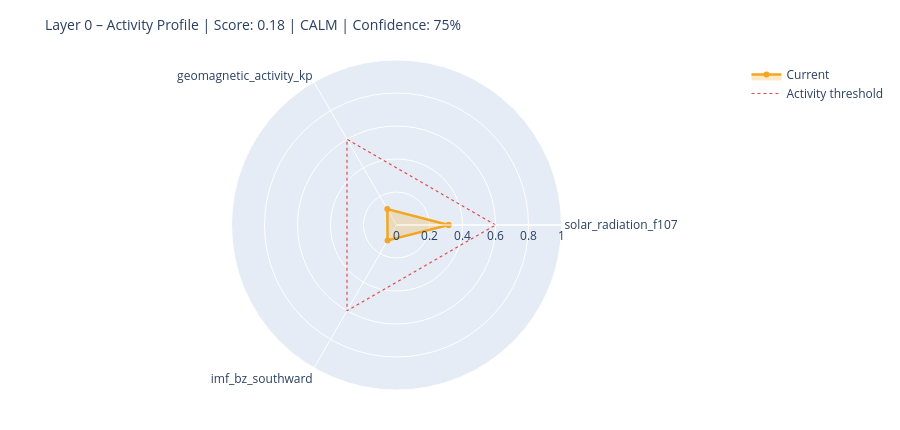

The cell this chart's notebook holds for it:
### Markdown cell above
---
## 6. State Assessment & Handoff to Layer 1

### Code cell
# ============================================================
# STEP 1 – Collect raw values with source modes
# Mode: 'primary' | 'fallback_3h' | 'last_valid' | 'missing'
# ============================================================

def safe_last(df, col):
    if df is None or col not in df.columns: return None
    s = df[col].dropna()
    return float(s.iloc[-1]) if not s.empty else None

f107_now = safe_last(df_f107, 'f10.7')
bz_now   = safe_last(df_mag,  'bz_gsm')
kp_now   = safe_last(df_kp,   'kp')
sw_now   = safe_last(df_sw,   'speed')

source_modes = {
    'F10.7':    'primary'  if f107_now is not None else 'missing',
    'Kp':       'primary'  if kp_now   is not None else 'missing',
    'IMF_Bz':   'primary'  if bz_now   is not None else 'missing',
    'SW_speed': 'primary'  if sw_now   is not None else 'missing',
}

# Kp Fallback – 3h endpoint
if kp_now is None:
    try:
        r = requests.get(
            'https://services.swpc.noaa.gov/json/noaa-planetary-k-index.json',
            timeout=10)
        r.raise_for_status()
        fb = pd.DataFrame(r.json())
        tc = next((c for c in fb.columns if 'time' in c.lower()), fb.columns[0])
        kc = next((c for c in fb.columns if 'kp' in c.lower() and c != tc), None)
        if kc:
            fb[kc] = fb[kc].astype(str).str.extract(r'([0-9]+(?:\.[0-9]*)?)')[0]
            fb[kc] = pd.to_numeric(fb[kc], errors='coerce')
            fb = fb[fb[kc] >= 0].dropna(subset=[kc])
            if not fb.empty:
                kp_now = float(fb[kc].iloc[-1])
                source_modes['Kp'] = 'fallback_3h'
                print(f'  Kp fallback (3h): {kp_now:.1f}')
    except Exception as e:
        print(f'  Kp fallback failed: {e}')

# Solar Wind Fallback – last valid value
if sw_now is None and df_sw is not None and 'speed' in df_sw.columns:
    s = df_sw['speed'].dropna()
    if not s.empty:
        sw_now = float(s.iloc[-1])
        source_modes['SW_speed'] = 'last_valid'
        print(f'  SW fallback (last_valid): {sw_now:.0f} km/s')

print()
print('Source modes:', source_modes)

# ============================================================
# STEP 2 – Score from available components only
# ============================================================

def norm(v, lo, hi):
    if v is None: return None
    return max(0.0, min(1.0, (v - lo) / (hi - lo)))

COMPONENTS = {
    'solar_radiation_f107':    (f107_now, norm(f107_now, 60, 250)),
    'geomagnetic_activity_kp': (kp_now,   norm(kp_now,   0,   9)),
    'imf_bz_southward':        (bz_now,   norm(-(bz_now or 0) if bz_now else None, -5, 30)
                                           if bz_now is not None else None),
    'solar_wind_speed':        (sw_now,   norm(sw_now, 300, 800)),
}

available   = {k: v[1] for k, v in COMPONENTS.items() if v[1] is not None}
unavailable = [k for k, v in COMPONENTS.items() if v[1] is None]

layer0_score = round(sum(available.values()) / len(available), 4) if available else None
confidence   = round(len(available) / len(COMPONENTS), 2)

level = ('unknown'  if layer0_score is None
         else 'calm'     if layer0_score < 0.3
         else 'moderate' if layer0_score < 0.6
         else 'active')

# ============================================================
# STEP 3 – Dominant Driver
# ============================================================

def dominant_driver(kp, f107, bz, sw):
    candidates = []
    if kp   is not None and kp   >= 4:   candidates.append(('geomagnetic',    kp / 9))
    if sw   is not None and sw   >= 500:  candidates.append(('solar_wind',     sw / 800))
    if bz   is not None and bz   <= -5:   candidates.append(('imf_southward',  abs(bz) / 30))
    if f107 is not None and f107 >= 150:  candidates.append(('solar_radiation',f107 / 250))
    return max(candidates, key=lambda x: x[1])[0] if candidates else 'none'

driver = dominant_driver(kp_now, f107_now, bz_now, sw_now)

# ============================================================
# STEP 4 – Downstream expectations
# ============================================================

def downstream_expectation(driver, score, kp, bz, f107):
    exp = {
        'magnetosphere':        'calm',
        'ionosphere':           'calm',
        'schumann_resonance':   'unchanged',
        'lithosphere_currents': 'low',
    }
    if driver == 'geomagnetic' or (kp and kp >= 5):
        exp['magnetosphere']        = 'compressed / storm'
        exp['ionosphere']           = 'elevated disturbance (TEC variability)'
        exp['schumann_resonance']   = 'elevated amplitude possible'
        exp['lithosphere_currents'] = 'elevated induction currents'
    elif driver == 'imf_southward' or (bz and bz <= -5):
        exp['magnetosphere']        = 'energy coupling active'
        exp['ionosphere']           = 'elevated electron density possible'
        exp['schumann_resonance']   = 'slight modulation possible'
    elif driver == 'solar_radiation' or (f107 and f107 >= 150):
        exp['ionosphere']           = 'elevated ionization (F-layer)'
        exp['schumann_resonance']   = 'slightly elevated background activity'
    return exp

downstream = downstream_expectation(driver, layer0_score, kp_now, bz_now, f107_now)

# ============================================================
# CONSOLE OUTPUT
# ============================================================

W = 58
print('=' * W)
print('LAYER 0 – STATE ASSESSMENT')
print('=' * W)
for name, (raw_v, score_v) in COMPONENTS.items():
    if score_v is not None:
        bar = '█' * int(score_v * 20) + '░' * (20 - int(score_v * 20))
        print(f'  {name:<35}  {bar}  {score_v:.2f}')
    else:
        print(f'  {name:<35}  {"─" * 20}  n/a')
print('-' * W)
print(f'  Score ({len(available)}/{len(COMPONENTS)} components):  {layer0_score:.3f}')
print(f'  Confidence:         {confidence:.0%}')
print(f'  Level:              {level.upper()}')
print(f'  Dominant Driver:    {driver}')

# Radar chart
cats = list(available.keys())
vals = list(available.values())
if len(cats) >= 3:
    fig = go.Figure()
    fig.add_trace(go.Scatterpolar(
        r=vals + [vals[0]], theta=cats + [cats[0]],
        fill='toself', fillcolor='rgba(242,166,35,0.25)',
        line=dict(color='#F2A623', width=2.5), name='Current'
    ))
    fig.add_trace(go.Scatterpolar(
        r=[0.6] * (len(cats) + 1), theta=cats + [cats[0]],
        line=dict(color='#E24B4A', dash='dot', width=1.2),
        mode='lines', name='Activity threshold'
    ))
    fig.update_layout(
        title=dict(text=f'Layer 0 – Activity Profile | Score: {layer0_score:.2f} | {level.upper()} | Confidence: {confidence:.0%}',
                   font=dict(size=14)),
        polar=dict(radialaxis=dict(visible=True, range=[0, 1])),
        height=430, showlegend=True,
        margin=dict(l=60, r=60, t=60, b=40)
    )
    fig.show()

### Figure 1 — Plotly figure (JSON) as saved in the notebook; plotly's stock layout.template omitted (floating-point values rounded to 4 significant figures)
{"data": [{"fill": "toself", "fillcolor": "rgba(242,166,35,0.25)", "line": {"color": "#F2A623", "width": 2.5}, "name": "Current", "r": [0.3158, 0.1111, 0.1083, 0.3158], "theta": ["solar_radiation_f107", "geomagnetic_activity_kp", "imf_bz_southward", "solar_radiation_f107"], "type": "scatterpolar"}, {"line": {"color": "#E24B4A", "dash": "dot", "width": 1.2}, "mode": "lines", "name": "Activity threshold", "r": [0.6, 0.6, 0.6, 0.6], "theta": ["solar_radiation_f107", "geomagnetic_activity_kp", "imf_bz_southward", "solar_radiation_f107"], "type": "scatterpolar"}], "layout": {"height": 430, "margin": {"b": 40, "l": 60, "r": 60, "t": 60}, "polar": {"radialaxis": {"range": [0, 1], "visible": true}}, "showlegend": true, "title": {"font": {"size": 14}, "text": "Layer 0 – Activity Profile | Score: 0.18 | CALM | Confidence: 75%"}}}
